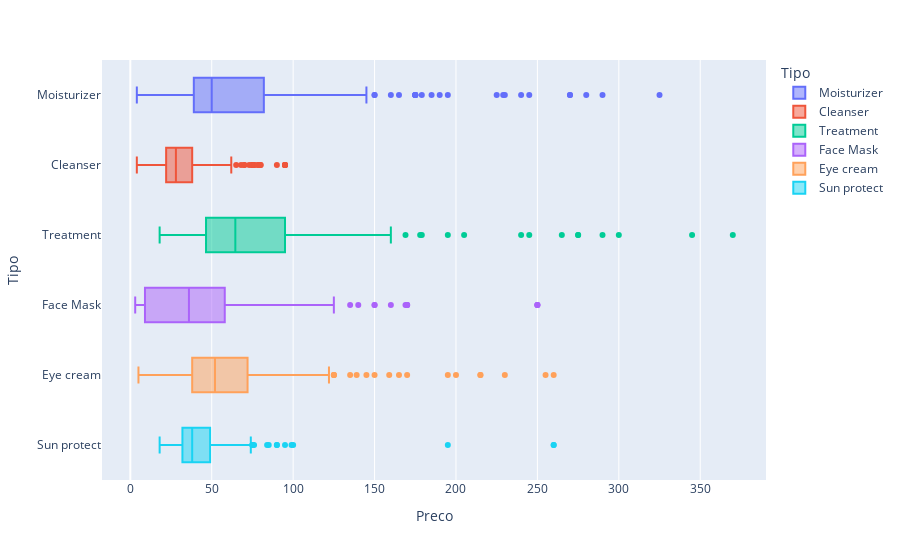

The notebook cell this image was saved under:
### Markdown cell above
Análise Bivariada

### Code cell
# Plot de Distribuição (BoxPlot) por Tipo e Preço
px.box(df_cosmetics, x='Preco', y='Tipo', color='Tipo', orientation='h', hover_data=['Marca','Nome'])

### Figure 1 — Plotly figure (JSON) as saved in the notebook; plotly's stock layout.template omitted (floating-point values rounded to 4 significant figures; data arrays with more than 128 entries replaced by an {"elided": "..."} marker saying what was removed)
{"data": [{"alignmentgroup": "True", "customdata": {"elided": "298x2 str values"}, "hovertemplate": "Tipo=%{y}<br>Preco=%{x}<br>Marca=%{customdata[0]}<br>Nome=%{customdata[1]}<extra></extra>", "legendgroup": "Moisturizer", "marker": {"color": "#636efa"}, "name": "Moisturizer", "notched": false, "offsetgroup": "Moisturizer", "orientation": "h", "showlegend": true, "type": "box", "x": {"elided": "298 int values"}, "x0": " ", "xaxis": "x", "y": {"elided": "298 str values"}, "y0": " ", "yaxis": "y"}, {"alignmentgroup": "True", "customdata": {"elided": "281x2 str values"}, "hovertemplate": "Tipo=%{y}<br>Preco=%{x}<br>Marca=%{customdata[0]}<br>Nome=%{customdata[1]}<extra></extra>", "legendgroup": "Cleanser", "marker": {"color": "#EF553B"}, "name": "Cleanser", "notched": false, "offsetgroup": "Cleanser", "orientation": "h", "showlegend": true, "type": "box", "x": {"elided": "281 int values"}, "x0": " ", "xaxis": "x", "y": {"elided": "281 str values"}, "y0": " ", "yaxis": "y"}, {"alignmentgroup": "True", "customdata": {"elided": "248x2 str values"}, "hovertemplate": "Tipo=%{y}<br>Preco=%{x}<br>Marca=%{customdata[0]}<br>Nome=%{customdata[1]}<extra></extra>", "legendgroup": "Treatment", "marker": {"color": "#00cc96"}, "name": "Treatment", "notched": false, "offsetgroup": "Treatment", "orientation": "h", "showlegend": true, "type": "box", "x": {"elided": "248 int values"}, "x0": " ", "xaxis": "x", "y": {"elided": "248 str values"}, "y0": " ", "yaxis": "y"}, {"alignmentgroup": "True", "customdata": {"elided": "266x2 str values"}, "hovertemplate": "Tipo=%{y}<br>Preco=%{x}<br>Marca=%{customdata[0]}<br>Nome=%{customdata[1]}<extra></extra>", "legendgroup": "Face Mask", "marker": {"color": "#ab63fa"}, "name": "Face Mask", "notched": false, "offsetgroup": "Face Mask", "orientation": "h", "showlegend": true, "type": "box", "x": {"elided": "266 int values"}, "x0": " ", "xaxis": "x", "y": {"elided": "266 str values"}, "y0": " ", "yaxis": "y"}, {"alignmentgroup": "True", "customdata": {"elided": "209x2 str values"}, "hovertemplate": "Tipo=%{y}<br>Preco=%{x}<br>Marca=%{customdata[0]}<br>Nome=%{customdata[1]}<extra></extra>", "legendgroup": "Eye cream", "marker": {"color": "#FFA15A"}, "name": "Eye cream", "notched": false, "offsetgroup": "Eye cream", "orientation": "h", "showlegend": true, "type": "box", "x": {"elided": "209 int values"}, "x0": " ", "xaxis": "x", "y": {"elided": "209 str values"}, "y0": " ", "yaxis": "y"}, {"alignmentgroup": "True", "customdata": {"elided": "170x2 str values"}, "hovertemplate": "Tipo=%{y}<br>Preco=%{x}<br>Marca=%{customdata[0]}<br>Nome=%{customdata[1]}<extra></extra>", "legendgroup": "Sun protect", "marker": {"color": "#19d3f3"}, "name": "Sun protect", "notched": false, "offsetgroup": "Sun protect", "orientation": "h", "showlegend": true, "type": "box", "x": {"elided": "170 int values"}, "x0": " ", "xaxis": "x", "y": {"elided": "170 str values"}, "y0": " ", "yaxis": "y"}], "layout": {"boxmode": "overlay", "legend": {"title": {"text": "Tipo"}, "tracegroupgap": 0}, "margin": {"t": 60}, "xaxis": {"anchor": "y", "domain": [0, 1], "title": {"text": "Preco"}}, "yaxis": {"anchor": "x", "categoryarray": ["Sun protect", "Eye cream", "Face Mask", "Treatment", "Cleanser", "Moisturizer"], "categoryorder": "array", "domain": [0, 1], "title": {"text": "Tipo"}}}}
